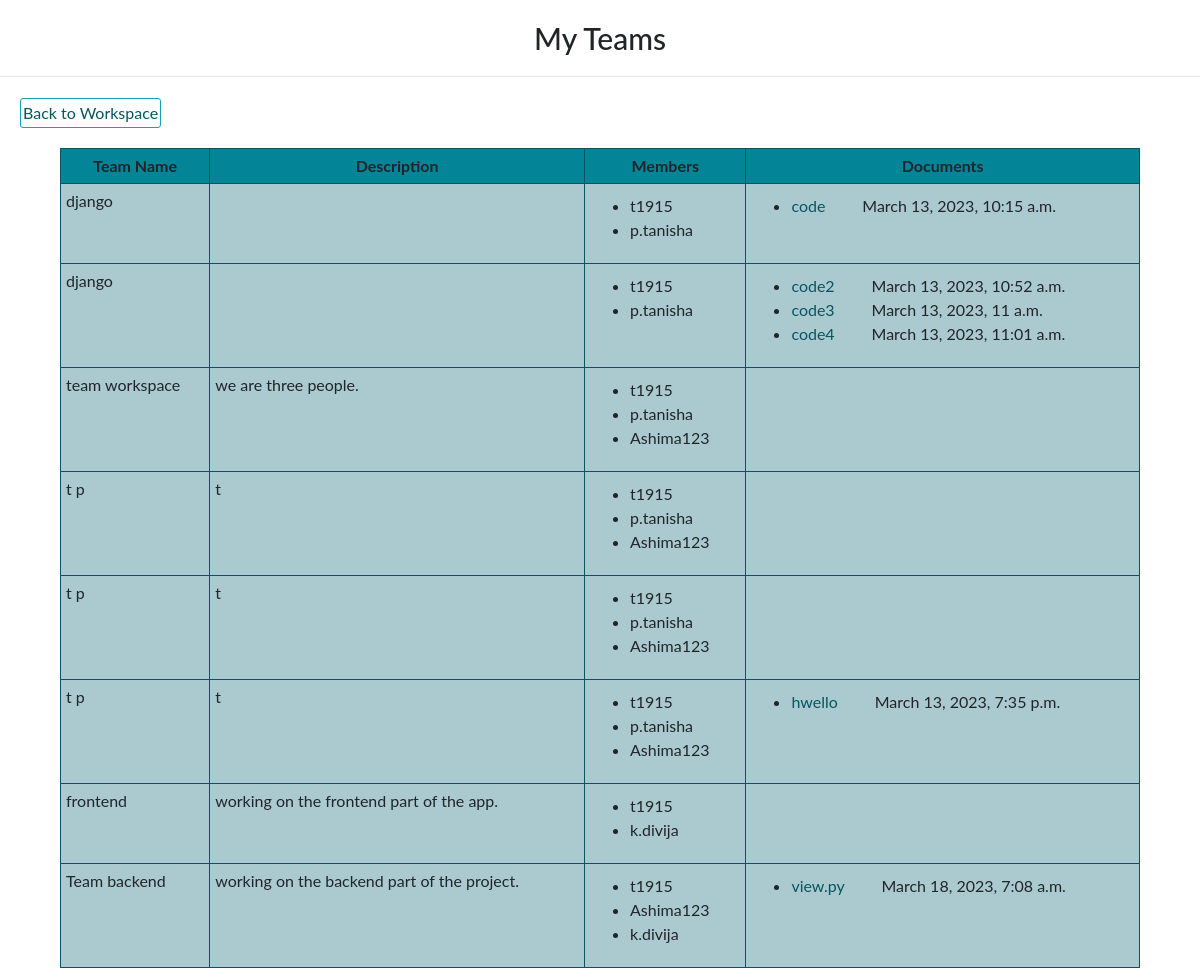
The page /workspace/my_teams/ (signed in) on the database as committed earlier.
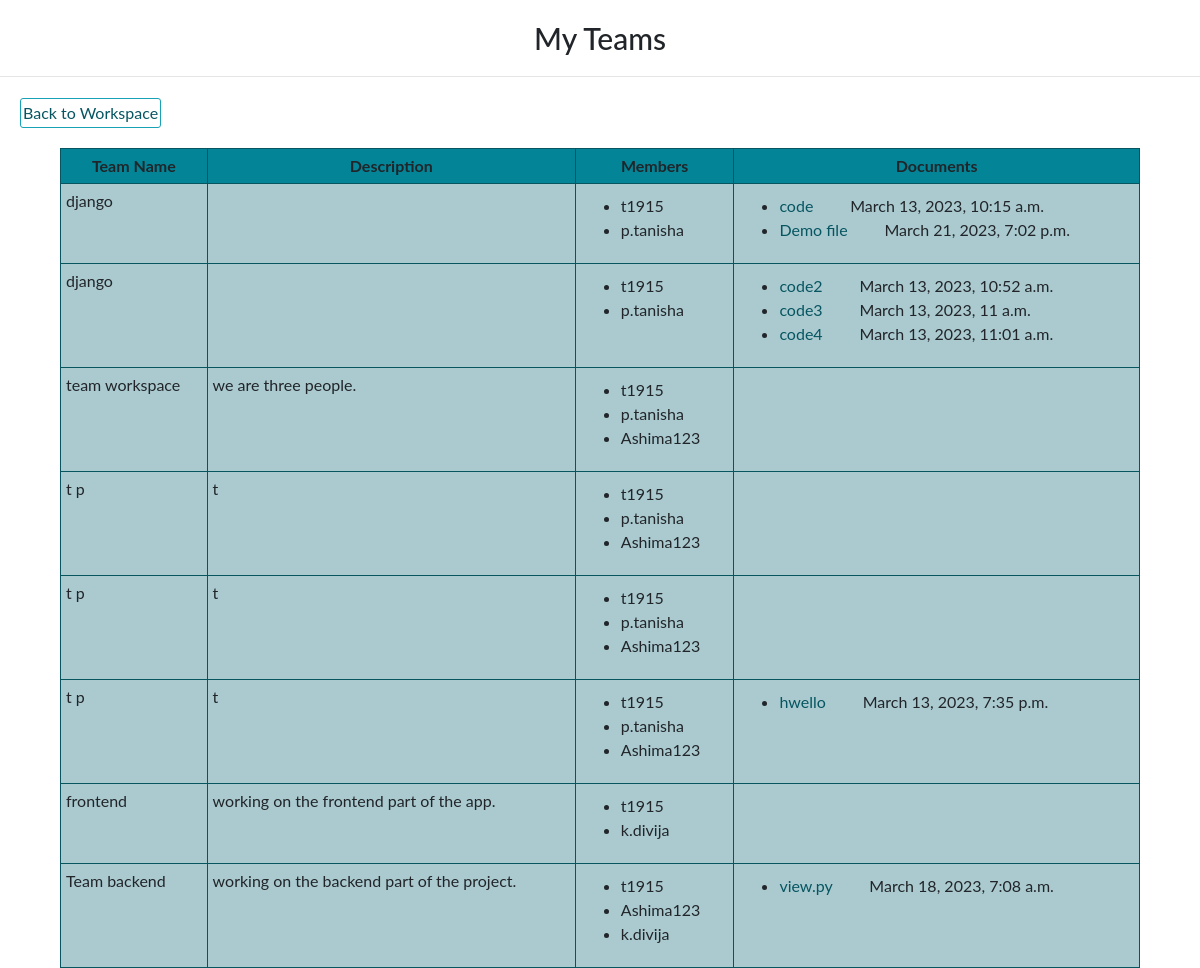
The same page on the database as committed later.
### workspace/models.py (models this page shows)
class Team(models.Model):
    name = models.CharField(max_length=100)
    description = models.TextField()
    members = models.ManyToManyField(User, related_name='teams')

class File(models.Model):
    name = models.CharField(max_length=255)
    description = models.TextField(blank=True)
    file = models.FileField(upload_to='files/')
    team = models.ForeignKey(Team, on_delete=models.CASCADE, related_name='files',null = True)
    uploaded_by = models.ForeignKey(User, on_delete=models.CASCADE, related_name='uploaded_files')
    uploaded_at = models.DateTimeField(auto_now_add=True)

### workspace/views.py (the view)
# urls.py: path('my_teams/', team_detail, name='team_list'),
@login_required
def team_detail(request):
    user=request.user
    teams=user.teams.all()
    return render(request,'workspace/team_detail.html', {'teams':teams})

### templates/workspace/team_detail.html
{% extends 'workspace/base.html' %}
{% block title %}
	My Teams
{% endblock %}
{% block content %}
<div class="clearfix">
	<a class="btn btn-info left" href="{% url 'workhome' %}"> Back to Workspace </a>
</div>
	{% if teams %}
	<table class="table">
		<tr><th>Team Name</th>
			<th>Description</th>
			<th>Members</th>
			<th>Documents</th></tr>
		{% for team in teams %}
			<tr><td>{{ team.name }}</td>
				<td>{{ team.description }}</td>
				<td><ul>
					{% for member in team.members.all %}
						<li>{{ member.username }}</li>
					{% endfor %}
				</ul></td>
				<td><ul>
					{% for doc in team.files.all %}
						<li>
							<a href="{{file.file.url}}">{{doc.name}}</a> &nbsp;&nbsp;&nbsp; {{doc.uplaoded_by.username}} &nbsp;&nbsp;&nbsp; {{doc.uploaded_at}}
						</li>
				    {% endfor %}
				</ul></td>
			</tr>
		{% endfor %}
	</table>
	{% else %}
		<p>You are not a member of any team.</p>
	{% endif %}
{% endblock %}

Rows that differ between the two databases and show on the page:
added File: name "Demo file", uploaded_at "March 21, 2023, 7:02 p.m.", shown under Team (number 1 of 8 on the later page)
